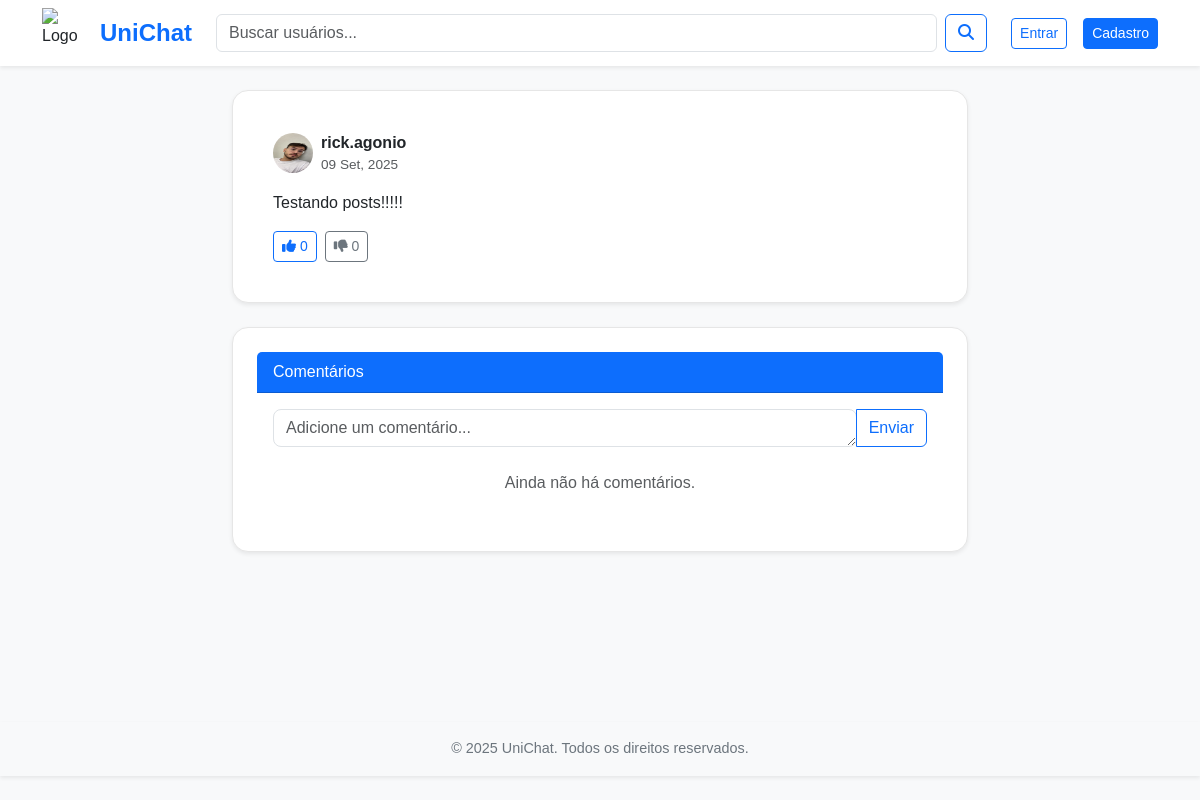
The app's page /posts/1/ with its own data.
### posts/models.py (models this page shows, shortened)
class Post(models.Model):
    author = models.ForeignKey(User, on_delete=models.CASCADE)
    content = models.TextField()
    image = models.ImageField(upload_to='posts/', blank=True, null=True)
    created_at = models.DateTimeField(auto_now_add=True)
    @property
    def likes_count(self):
        return self.votes.filter(vote_type='like').count()
    @property
    def dislikes_count(self):
        return self.votes.filter(vote_type='dislike').count()

### users/models.py (models this page shows, shortened)
class Profile(models.Model):
    user = models.OneToOneField('auth.User', on_delete=models.CASCADE)
    bio = models.TextField(blank=True)
    avatar = models.ImageField(upload_to='avatars/', blank=True, null=True)
    date_of_birth = models.DateField(null=True, blank=True)
    location = models.CharField(max_length=100, blank=True)
    website = models.URLField(max_length=200, blank=True)
    course = models.ManyToManyField(Course, related_name='students', blank=True)
    following = models.ManyToManyField(User, related_name='followers', symmetrical=False, blank=True)
    is_teacher = models.BooleanField(default=False)

### posts/views.py (the view)
# urls.py: path('<int:post_id>/', views.post_detail, name='post_detail'),
def post_detail(request, post_id):
    post = get_object_or_404(Post, id=post_id)
    context = {
        'post': post,
    }
    return render(request, 'posts/post_detail.html', context)

### posts/templates/posts/post_detail.html (shortened to what this page needs)
{% extends 'base.html' %}
{% load static %}
{% block content %}
<div class="row justify-content-center">
    <div class="col-lg-8">
        <div class="card shadow-sm mb-4">
            <div class="card-body">
                <div class="d-flex align-items-center mb-3">
                    <img src="{% if post.author.profile.avatar %}{{ post.author.profile.avatar.url }}{% else %}{% static 'img/default_profile.png' %}{% endif %}" alt="Foto de Perfil" width="40" height="40" class="rounded-circle me-2">
                    <div>
                        <a href="{% url 'profile' username=post.author.username %}" class="fw-bold text-dark text-decoration-none">{{ post.author.username }}</a>
                        <span class="text-muted d-block" style="font-size: 0.85em;">{{ post.created_at|date:"d M, Y" }}</span>
                    </div>
                </div>
                <p class="card-text">{{ post.content }}</p>
                <div class="d-flex align-items-center">
                    <button class="btn btn-sm btn-outline-primary me-2" onclick="votePost({{ post.id }}, 'like')">
                        <i class="fas fa-thumbs-up"></i> <span id="likes-count-{{ post.id }}">{{ post.likes_count }}</span>
                    </button>
                    <button class="btn btn-sm btn-outline-secondary" onclick="votePost({{ post.id }}, 'dislike')">
                        <i class="fas fa-thumbs-down"></i> <span id="dislikes-count-{{ post.id }}">{{ post.dislikes_count }}</span>
                    </button>
                </div>
            </div>
        </div>
        <div class="card shadow-sm">
            <div class="card-header bg-primary text-white">
                Comentários
            </div>
            <div class="card-body">
                <form action="{% url 'posts:add_comment_to_post' post_id=post.id %}" method="post" class="mb-4">
                    <div class="input-group">
                        <textarea name="text" class="form-control" placeholder="Adicione um comentário..." rows="1" required></textarea>
                        <button class="btn btn-outline-primary" type="submit">Enviar</button>
                    </div>
                </form>
                <ul class="list-unstyled">
                    {% for comment in post.comment_set.all %}
                    <li class="mb-3 border-bottom pb-2">
                        <div class="d-flex align-items-start">
                            <img src="{% if comment.author.profile.avatar %}{{ comment.author.profile.avatar.url }}{% else %}{% static 'img/default_profile.png' %}{% endif %}" alt="Avatar" width="30" height="30" class="rounded-circle me-2">
                            <div>
                                <strong class="text-dark">{{ comment.author.username }}</strong>
                                <small class="text-muted d-block">{{ comment.created_at|date:"d M, Y H:i" }}</small>
                                <p class="mb-1">{{ comment.text }}</p>
                            </div>
                        </div>
                        {% if comment.reply_set.all %}
                        <div class="ms-4 mt-2">
                            {% for reply in comment.reply_set.all %}
                            <div class="d-flex align-items-start mb-2">
                                <img src="{% if reply.author.profile.avatar %}{{ reply.author.profile.avatar.url }}{% else %}{% static 'img/default_profile.png' %}{% endif %}" alt="Avatar" width="25" height="25" class="rounded-circle me-2">
                                <div>
                                    <strong class="text-dark">{{ reply.author.username }}</strong>
                                    <small class="text-muted d-block">{{ reply.created_at|date:"d M, Y H:i" }}</small>
                                    <p class="mb-0">{{ reply.text }}</p>
                                </div>
                            </div>
                            {% endfor %}
                        </div>
                        {% endif %}
                    </li>
                    {% empty %}
                    <p class="text-center text-muted">Ainda não há comentários.</p>
                    {% endfor %}
                </ul>
            </div>
        </div>
    </div>
</div>
{% endblock %}

### core/static/chat.css (style rules this page uses)
:root { --cor-primaria: #0a4ebd; --cor-primaria-hover: #083d9b; --cor-fundo: #f0f2f5; --cor-fundo-form: #ffffff; --cor-fundo-ponto: rgba(0, 0, 0, 0.08); }

### core/static/base.css (style rules this page uses)
body { background-color: #f8f9fa; font-family: 'Arial', sans-serif; color: #212529; }
.btn-outline-primary { color: #0d6efd; border-color: #0d6efd; }
.input-group .form-control { border-radius: 0 0.375rem 0.375rem 0; }
.card { border-radius: 16px; background: #ffffff; border: 1px solid #e6e6e6; padding: 1.5rem; }
form input, form select, form textarea { border-radius: 8px !important; }

### records on screen
Post: author.avatar (picture), author.username "rick.agonio", created_at "09 Set, 2025", content "Testando posts!!!!!", likes_count "0", dislikes_count "0"
